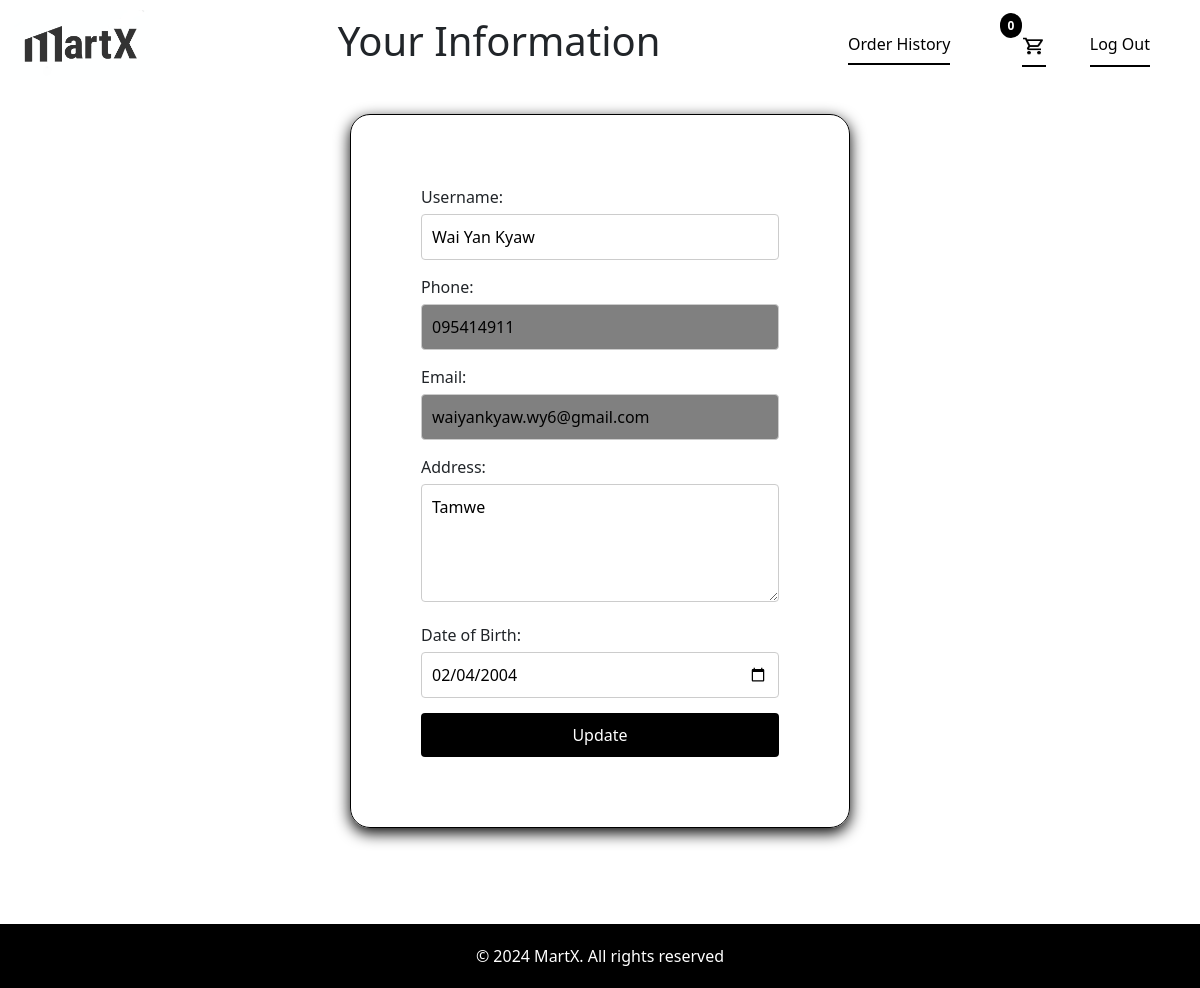
The page /User/Profile.php (signed in) on the database its author committed.
### tables this page shows
CREATE TABLE `user` (
  `UserID` int(11) NOT NULL,
  `Username` varchar(50) NOT NULL,
  `Phone` varchar(15) NOT NULL,
  `Email` varchar(255) NOT NULL,
  `Address` varchar(255) NOT NULL,
  `DOB` date NOT NULL,
  `Password` varchar(255) NOT NULL,
  `blockStatus` int(1) NOT NULL DEFAULT 0
);

### User/Profile.php (the view, shortened to what this page needs)
<!DOCTYPE html>
<html lang="en">
<head>
    <link href="https://cdn.jsdelivr.net/npm/bootstrap@5.3.3/dist/css/bootstrap.min.css" rel="stylesheet">
    <link href="Profile.css" rel="stylesheet">
</head>
<body>
    <?php
        $USERID = $_SESSION['ID'];
        $host = "localhost";
        $user = "root";
        $passwd = "";
        $database = "martx";
        $tabledb = "user";
        $con = mysqli_connect($host,$user,$passwd,$database) or die("Could not connect to the database");
        $query = "SELECT Username, Phone, Email, Address, DOB from $tabledb where UserID = $USERID";
        $result = mysqli_query($con,$query);
        $row = mysqli_fetch_array($result, MYSQLI_ASSOC);
        $USERNAME = $row['Username'];
        $PHONE = $row['Phone'];
        $EMAIL = $row['Email'];
        $ADDRESS = $row['Address'];
        $DOB = $row['DOB'];
        $cartquery = "SELECT * FROM cartitems where cartID = '$USERID'";
        $carttotal = mysqli_query($con, $cartquery);
        if($carttotal){
            $cartItemsCount = mysqli_num_rows($carttotal);
        }else{
            echo "Error";
        }
    ?>
    <div class="top">
        <div>
            <a href="Home.php"><img src="../Image/pic.png" alt="MartX" height="70px" width="140px"></a>
        </div>
        <div>
            <h1>Your Information</h1>
        </div>
        <div class="login">
            <button id="orderhistory">Order History</button>
            <span class="cart-count"><?php echo $cartItemsCount ?></span>
            <a href="../Cart/Cart.php" class="cart-link"><img src="../Image/cart.png" width="24px" height="20px"></a>
            <a href="../Main/destroy_session.php">Log Out</a>
        </div>
    </div>
    <br>
    <form method="POST" onsubmit="return validateForm();">
        <div class="input_box">
            <label for="name">Username: </label>
            <input type="text" name="name" id="name" value="<?php echo $USERNAME; ?>" autocomplete="off">
        </div>
        <div class="input_box">
            <label for="phone">Phone: </label>
            <input type="text" name="phone" value="<?php echo $PHONE; ?>" disabled>
        </div>
        <div class="input_box">
            <label for="email">Email: </label>
            <input type="text" name="email" value="<?php echo $EMAIL; ?>" disabled>
        </div>
        <div class="input_box">
            <label for="address">Address: </label>
            <textarea rows="4" name="address" id="address" ><?php echo $ADDRESS; ?></textarea>
        </div>
        <div class="input_box">
            <label for="dob">Date of Birth: </label>
            <input type="date" name="dob" id="dob" value="<?php echo $DOB; ?>" autocomplete="off">
        </div>
        <button type="button" name="update" id="update" >Update</button>
    </form>
    <br><br><br><br>
    <footer>
        <p>&copy; 2024 MartX. All rights reserved</p>
    </footer>
</body>
</html>

### User/Profile.css (style rules this page uses)
.top { display: flex; justify-content: space-between; align-items: center; padding: 10px 10px; }
.login a { margin-right: 40px; text-decoration: none; color: #000; padding: 10px 0; border-bottom: 2px solid black; }
.cart-count { position: relative; top: -20px; left: 5px; background-color: black; color: white; border-radius: 50%; padding: 4px 8px; font-size: 12px; font-weight: bold; }
footer { background-color: #000; color: #fff; position: relative; bottom: 0; width: 100%; padding: 15px 0; }
footer p { margin: 5px 0; text-align: center; }
form { margin: auto; border: 1px solid black; border-radius: 20px; max-width: 500px; padding: 70px; align-items: left; box-shadow: 0 5px 15px #000; }
.input_box { margin-bottom: 15px; }
input { width: 100%; padding: 10px; box-sizing: border-box; border: 1px solid #ccc; border-radius: 4px; margin-top: 5px; }
div.input_box input:disabled { background-color: grey; color: black; }
textarea { width: 100%; padding: 10px; box-sizing: border-box; border: 1px solid #ccc; border-radius: 4px; margin-top: 5px; }
button { background-color: black; color: #fff; padding: 10px; border: none; border-radius: 4px; cursor: pointer; width: 100%; }
.login button { margin-right: 40px; background-color: white; width: auto; display: inline; border-radius: 0%; color: #000; padding: 7px 0; border-bottom: 2px solid black; }

### rows shown on the page
user: name "Wai Yan Kyaw", phone "095414911", email "waiyankyaw.wy6@gmail.com", address "Tamwe", dob "02/04/2004"

### other values the page prints
$cartItemsCount "0"
